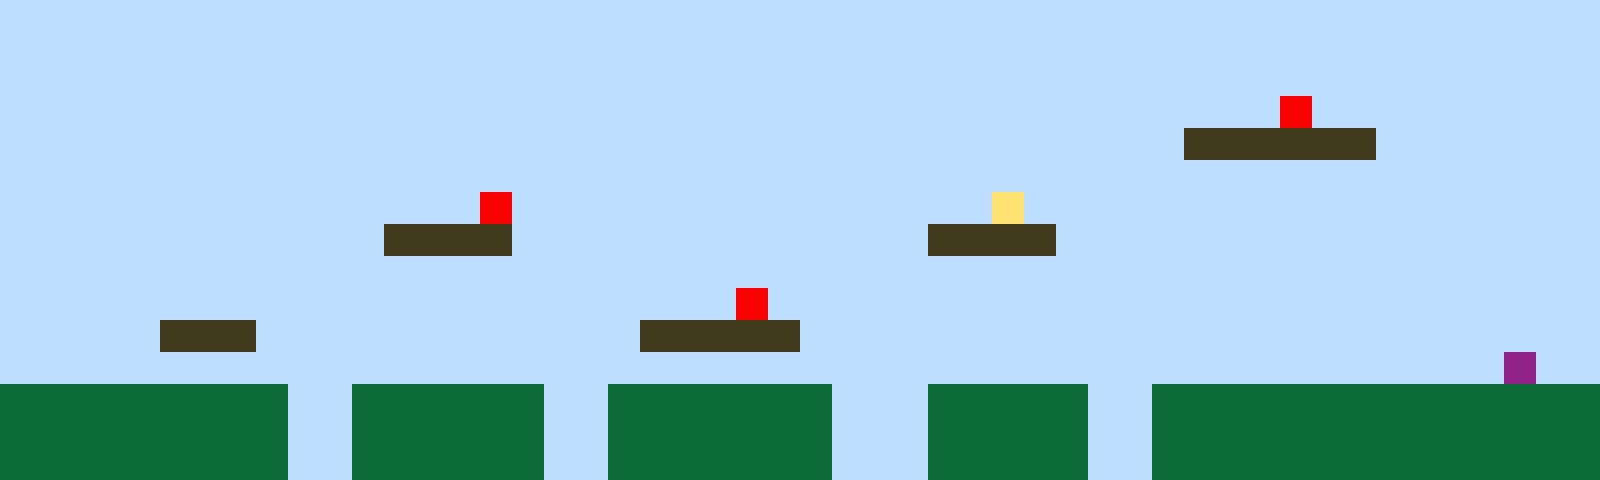

A level layout from a 2D game, rendered from its tile map. Below: a short description, then the map file with its tile-grid data intact:
An orthogonal 50x15 tile map with 32x32 px tiles, 1 tile layer (Tile Layer 1).

<map version="1.10" tiledversion="1.11.2" orientation="orthogonal" renderorder="right-up" width="50" height="15" tilewidth="32" tileheight="32" infinite="0" nextlayerid="2" nextobjectid="1"><editorsettings><export target="map1.csv" format="csv" /></editorsettings><tileset firstgid="1" name="sprites" tilewidth="32" tileheight="32" tilecount="6" columns="3"><image source="sprites.png" width="96" height="64" /></tileset><layer id="1" name="Tile Layer 1" width="50" height="15"><data encoding="csv">1,1,1,1,1,1,1,1,1,1,1,1,1,1,1,1,1,1,1,1,1,1,1,1,1,1,1,1,1,1,1,1,1,1,1,1,1,1,1,1,1,1,1,1,1,1,1,1,1,1,1,1,1,1,1,1,1,1,1,1,1,1,1,1,1,1,1,1,1,1,1,1,1,1,1,1,1,1,1,1,1,1,1,1,1,1,1,1,1,1,1,1,1,1,1,1,1,1,1,1,1,1,1,1,1,1,1,1,1,1,1,1,1,1,1,1,1,1,1,1,1,1,1,1,1,1,1,1,1,1,1,1,1,1,1,1,1,1,1,1,1,1,1,1,1,1,1,1,1,1,1,1,1,1,1,1,1,1,1,1,1,1,1,1,1,1,1,1,1,1,1,1,1,1,1,1,1,1,1,1,1,1,1,1,1,1,1,1,1,1,5,1,1,1,1,1,1,1,1,1,1,1,1,1,1,1,1,1,1,1,1,1,1,1,1,1,1,1,1,1,1,1,1,1,1,1,1,1,1,1,1,1,1,1,1,1,1,3,3,3,3,3,3,1,1,1,1,1,1,1,1,1,1,1,1,1,1,1,1,1,1,1,1,1,1,1,1,1,1,1,1,1,1,1,1,1,1,1,1,1,1,1,1,1,1,1,1,1,1,1,1,1,1,1,1,1,1,1,1,1,1,1,1,1,1,1,1,1,1,1,1,1,1,1,1,5,1,1,1,1,1,1,1,1,1,1,1,1,1,1,1,4,1,1,1,1,1,1,1,1,1,1,1,1,1,1,1,1,1,1,1,1,1,1,1,1,1,1,1,1,1,1,3,3,3,3,1,1,1,1,1,1,1,1,1,1,1,1,1,3,3,3,3,1,1,1,1,1,1,1,1,1,1,1,1,1,1,1,1,1,1,1,1,1,1,1,1,1,1,1,1,1,1,1,1,1,1,1,1,1,1,1,1,1,1,1,1,1,1,1,1,1,1,1,1,1,1,1,1,1,1,1,1,1,1,1,1,1,1,1,1,1,1,1,1,1,1,1,1,1,1,1,1,1,1,1,1,1,1,1,1,1,1,5,1,1,1,1,1,1,1,1,1,1,1,1,1,1,1,1,1,1,1,1,1,1,1,1,1,1,1,1,1,1,1,3,3,3,1,1,1,1,1,1,1,1,1,1,1,1,3,3,3,3,3,1,1,1,1,1,1,1,1,1,1,1,1,1,1,1,1,1,1,1,1,1,1,1,1,1,1,1,1,1,1,1,1,1,1,1,1,1,1,1,1,1,1,1,1,1,1,1,1,1,1,1,1,1,1,1,1,1,1,1,1,1,1,1,1,1,1,1,1,1,1,1,1,6,1,1,2,2,2,2,2,2,2,2,2,1,1,2,2,2,2,2,2,1,1,2,2,2,2,2,2,2,1,1,1,2,2,2,2,2,1,1,2,2,2,2,2,2,2,2,2,2,2,2,2,2,2,2,2,2,2,2,2,2,2,1,1,2,2,2,2,2,2,1,1,2,2,2,2,2,2,2,1,1,1,2,2,2,2,2,1,1,2,2,2,2,2,2,2,2,2,2,2,2,2,2,2,2,2,2,2,2,2,2,2,1,1,2,2,2,2,2,2,1,1,2,2,2,2,2,2,2,1,1,1,2,2,2,2,2,1,1,2,2,2,2,2,2,2,2,2,2,2,2,2,2</data></layer></map>
